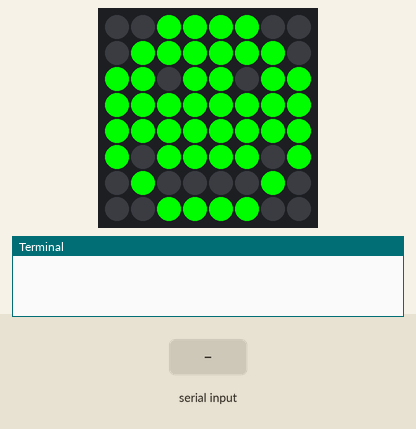
Simulated run of this program. Board: Raspberry Pi (BCM pin numbers) with a Sense HAT. On the bench: the Sense HAT's 8×8 RGB LED matrix, the last lines printed to the terminal. Inputs (shaded band) come from the test bench.

Above: at 0.1 s.
At 6.2 s:
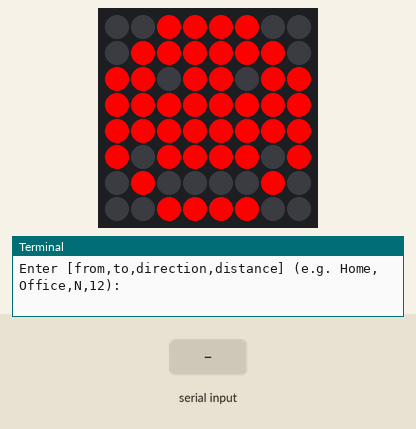
6.3 s: "1" typed at the terminal, then Enter
Timing chart, 0 to 9.3 s (numbered marks = the images above; inputs shaded):
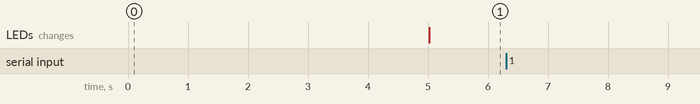

The program:

led_.py
```python
from sense_hat import SenseHat
import time as t

# --- Color constants ---
RED = [255, 0, 0]
WHITE = [255, 255, 255]
BLACK = [0, 0, 0]


class DirectionDisplay:
    """Handles direction arrow and number display on Sense HAT"""

    def __init__(self):
        self.sense = SenseHat()
        self.sense.clear()
        self.arrows = self._create_arrows()
        self.numbers = self._create_numbers()

    # -------------------------------
    # Arrow and number pattern setup
    # -------------------------------
    def _create_arrows(self):
        """Define 3-row arrow patterns"""
        return {
            'N': [
                [BLACK, BLACK, RED, RED, RED, BLACK, BLACK, BLACK],
                [BLACK, RED, BLACK, RED, BLACK, RED, BLACK, BLACK],
                [RED, BLACK, BLACK, RED, BLACK, BLACK, RED, BLACK],
            ],
            'S': [
                [RED, BLACK, BLACK, RED, BLACK, BLACK, RED, BLACK],
                [BLACK, RED, BLACK, RED, BLACK, RED, BLACK, BLACK],
                [BLACK, BLACK, RED, RED, RED, BLACK, BLACK, BLACK],
            ],
            'E': [
                [BLACK, BLACK, BLACK,BLACK, RED, RED, RED, BLACK],
                [BLACK, BLACK, BLACK, BLACK,  BLACK, BLACK, BLACK,RED],
                [BLACK, BLACK, BLACK,BLACK, RED, RED, RED,  BLACK],
            ],
            'W': [
                [BLACK, RED, RED, RED, BLACK, BLACK, BLACK, BLACK],
                [RED, BLACK , BLACK, BLACK, BLACK, BLACK, BLACK, BLACK],
                [BLACK, RED, RED, RED, BLACK, BLACK, BLACK, BLACK],
            ],
        }

    def _create_numbers(self):
        """Define 5-row number patterns"""
        return {
            '0': [
                [BLACK, WHITE, WHITE, BLACK],
                [WHITE, BLACK, BLACK, WHITE],
                [WHITE, BLACK, BLACK, WHITE],
                [WHITE, BLACK, BLACK, WHITE],
                [BLACK, WHITE, WHITE, BLACK],
            ],
            '1': [
                [BLACK, WHITE, BLACK, BLACK],
                [WHITE, WHITE, BLACK, BLACK],
                [BLACK, WHITE, BLACK, BLACK],
                [BLACK, WHITE, BLACK, BLACK],
                [WHITE, WHITE, WHITE, BLACK],
            ],
            '2': [
                [WHITE, WHITE, WHITE, BLACK],
                [BLACK, BLACK, WHITE, BLACK],
                [WHITE, WHITE, WHITE, BLACK],
                [WHITE, BLACK, BLACK, BLACK],
                [WHITE, WHITE, WHITE, BLACK],
            ],
            '3': [
                [WHITE, WHITE, WHITE, BLACK],
                [BLACK, BLACK, WHITE, BLACK],
                [WHITE, WHITE, WHITE, BLACK],
                [BLACK, BLACK, WHITE, BLACK],
                [WHITE, WHITE, WHITE, BLACK],
            ],
            '4': [
                [WHITE, BLACK, WHITE, BLACK],
                [WHITE, BLACK, WHITE, BLACK],
                [WHITE, WHITE, WHITE, BLACK],
                [BLACK, BLACK, WHITE, BLACK],
                [BLACK, BLACK, WHITE, BLACK],
            ],
            '5': [
                [WHITE, WHITE, WHITE, WHITE],
                [WHITE, BLACK, BLACK, BLACK],
                [WHITE, WHITE, WHITE, BLACK],
                [BLACK, BLACK, WHITE, BLACK],
                [WHITE, WHITE, WHITE, BLACK],
            ],
            '6': [
                [BLACK, WHITE, WHITE, BLACK],
                [WHITE, BLACK, BLACK, BLACK],
                [WHITE, WHITE, WHITE, BLACK],
                [WHITE, BLACK, BLACK, WHITE],
                [BLACK, WHITE, WHITE, BLACK],
            ],
            '7': [
                [WHITE, WHITE, WHITE, BLACK],
                [BLACK, BLACK, WHITE, BLACK],
                [BLACK, WHITE, BLACK, BLACK],
                [BLACK, WHITE, BLACK, BLACK],
                [BLACK, WHITE, BLACK, BLACK],
            ],
            '8': [
                [BLACK, WHITE, WHITE, BLACK],
                [WHITE, BLACK, BLACK, WHITE],
                [BLACK, WHITE, WHITE, BLACK],
                [WHITE, BLACK, BLACK, WHITE],
                [BLACK, WHITE, WHITE, BLACK],
            ],
            '9': [
                [BLACK, WHITE, WHITE, BLACK],
                [WHITE, BLACK, BLACK, WHITE],
                [BLACK, WHITE, WHITE, WHITE],
                [BLACK, BLACK, BLACK, WHITE],
                [BLACK, WHITE, WHITE, BLACK],
            ],
        }

    # -------------------------------
    # Core display methods
    # -------------------------------
    def clear(self):
        """Clear LED matrix"""
        self.sense.clear()

    def make_number_rows(self, distance):
        """Return a 5-row section for the number(s)"""
        rows = []
        if len(distance) == 1:
            # Center single digit
            num = self.numbers[distance]
            for r in range(5):
                rows.append([BLACK, BLACK, BLACK, num[r][0], num[r][1], num[r][2], num[r][3], BLACK])
        else:
            left, right = self.numbers[distance[0]], self.numbers[distance[1]]
            for r in range(5):
                rows.append(left[r] + right[r])
        return rows

    def build_display(self, direction, distance):
        """Combine arrow + digits into 8x8 pixel grid"""
        display = self.arrows[direction] + self.make_number_rows(distance)
        return [pix for row in display for pix in row]

    def show(self, direction, distance):
        """Display arrow and number on LED"""
        pixels = self.build_display(direction, distance)
        self.sense.set_pixels(pixels)

    def show_green_face(self):
        """Show a green happy face"""
        GREEN = [0, 255, 0]
        BLACK = [0, 0, 0]
        face = [
            BLACK, BLACK, GREEN, GREEN, GREEN, GREEN, BLACK, BLACK,
            BLACK, GREEN, GREEN, GREEN, GREEN, GREEN, GREEN, BLACK,
            GREEN, GREEN, BLACK, GREEN, GREEN, BLACK, GREEN, GREEN,
            GREEN, GREEN, GREEN, GREEN, GREEN, GREEN, GREEN, GREEN,
            GREEN, GREEN, GREEN, GREEN, GREEN, GREEN, GREEN, GREEN,
            GREEN, BLACK, GREEN, GREEN, GREEN, GREEN, BLACK, GREEN,
            BLACK, GREEN, BLACK, BLACK, BLACK, BLACK, GREEN, BLACK,
            BLACK, BLACK, GREEN, GREEN, GREEN, GREEN, BLACK, BLACK,
        ]
        self.sense.set_pixels(face)

    def show_red_face(self):
        """Show a red angry/sad face"""
        RED = [255, 0, 0]
        BLACK = [0, 0, 0]
        face = [
            BLACK, BLACK, RED, RED, RED, RED, BLACK, BLACK,
            BLACK, RED, RED, RED, RED, RED, RED, BLACK,
            RED, RED, BLACK, RED, RED, BLACK, RED, RED,
            RED, RED, RED, RED, RED, RED, RED, RED,
            RED, RED, RED, RED, RED, RED, RED, RED,
            RED, BLACK, RED, RED, RED, RED, BLACK, RED,
            BLACK, RED, BLACK, BLACK, BLACK, BLACK, RED, BLACK,
            BLACK, BLACK, RED, RED, RED, RED, BLACK, BLACK,
        ]
        self.sense.set_pixels(face)

# -------------------------------
# Main Program Loop
# -------------------------------
def main():
    display = DirectionDisplay()
    display.show_green_face()

    t.sleep(5)
    display.show_red_face()


    while True:
        data = input("Enter [from,to,direction,distance] (e.g. Home,Office,N,12): ")
        parts = [x.strip() for x in data.split(",")]

        if len(parts) != 4:
            print("❌ Invalid format! Expected: from,to,direction,distance")
            continue

        direction, distance = parts[2].upper(), parts[3]

        if direction not in display.arrows:
            print("❌ Invalid direction! Use N, S, E, or W.")
            continue
        if not distance.isdigit() or int(distance) > 99:
            print("❌ Distance must be 1–2 digits (0–99).")
            continue

        display.clear()
        display.show(direction, distance)


# Run program
if __name__ == "__main__":
    main()
```
